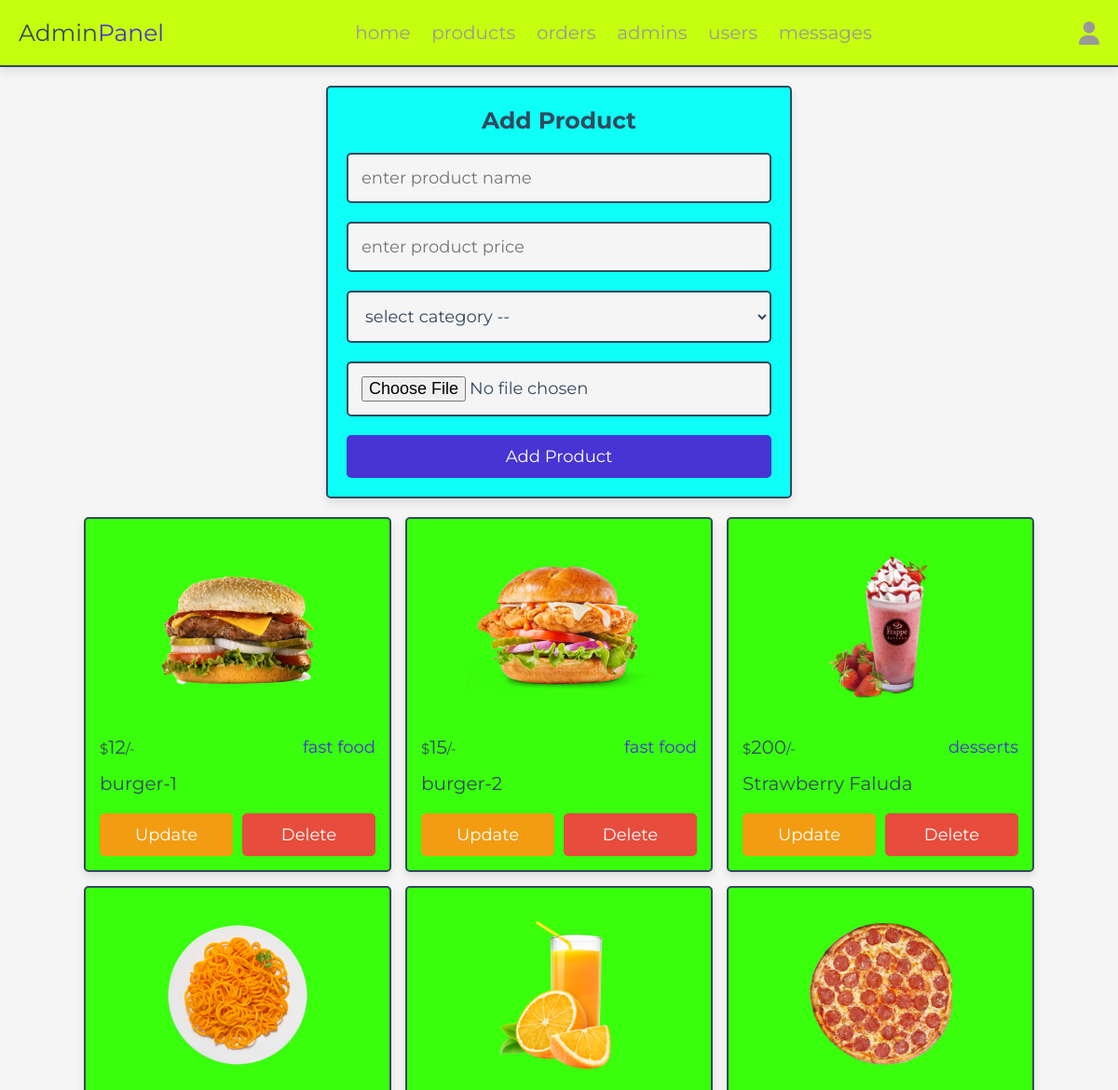
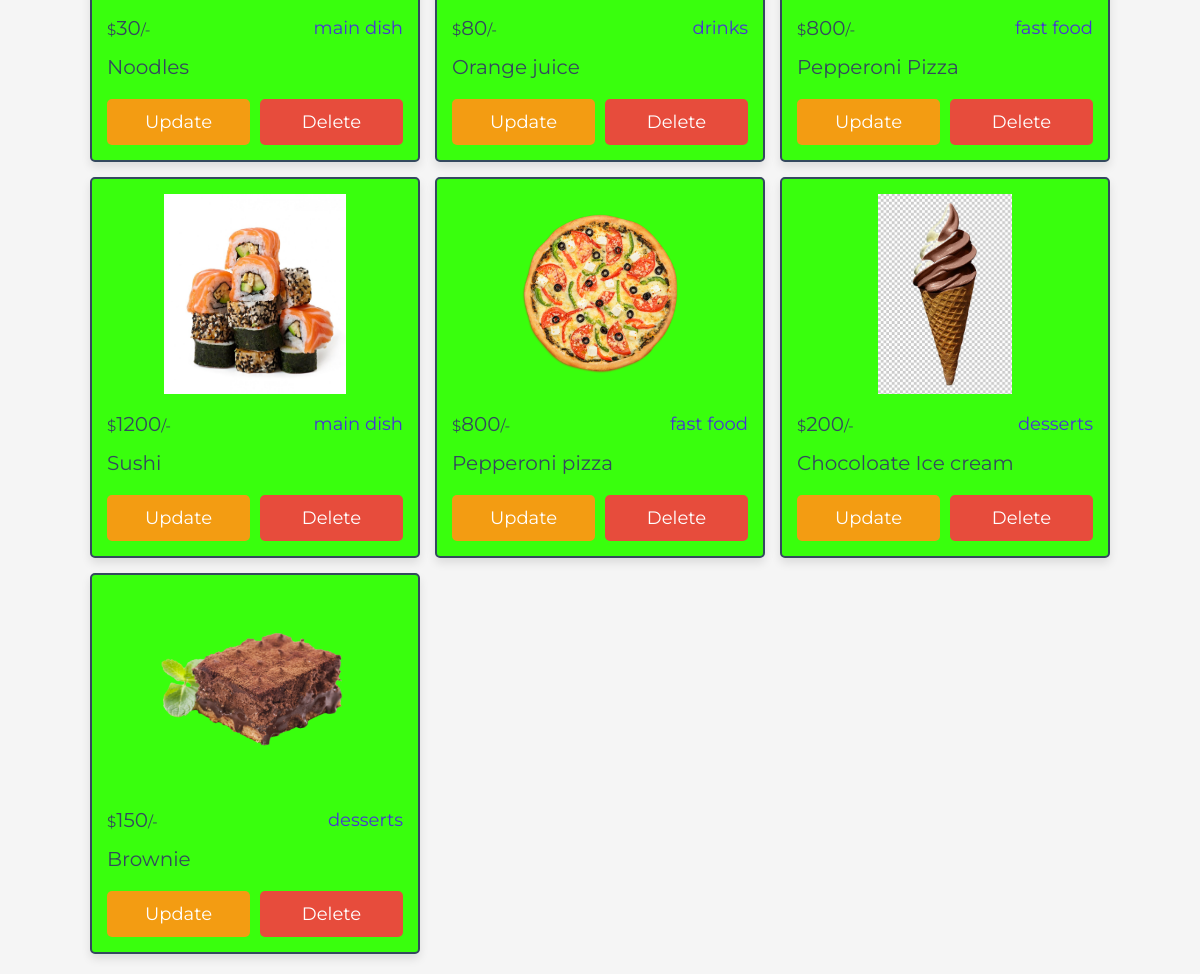
The app's page /admin/products.php (signed in) with its own data (2 pictures, top to bottom).
### tables this page shows
CREATE TABLE `products` (
  `id` int(100) NOT NULL,
  `name` varchar(100) NOT NULL,
  `category` varchar(100) NOT NULL,
  `price` int(10) NOT NULL,
  `image` varchar(100) NOT NULL
);

### admin/products.php (the view, shortened to what this page needs)
<?php
include '../components/connect.php';
?>
<!DOCTYPE html>
<html lang="en">
<head>
   <link rel="stylesheet" href="https://cdnjs.cloudflare.com/ajax/libs/font-awesome/6.1.1/css/all.min.css">
   <link rel="stylesheet" href="../css/admin_style.css">
</head>
<body>
<?php include '../components/admin_header.php' ?>
<section class="add-products" >
   <form action="" method="POST" enctype="multipart/form-data" style="background-color:#0dfff7;">
      <h3>add product</h3>
      <input type="text" required placeholder="enter product name" name="name" maxlength="100" class="box">
      <input type="number" min="0" max="9999999999" required placeholder="enter product price" name="price" onkeypress="if(this.value.length == 10) return false;" class="box">
      <select name="category" class="box" required>
         <option value="" disabled selected>select category --</option>
      </select>
      <input type="file" name="image" class="box" accept="image/jpg, image/jpeg, image/png, image/webp" required>
      <input type="submit" value="add product" name="add_product" class="btn">
   </form>
</section>
<section class="show-products" style="padding-top: 0;">
   <div class="box-container" >
   <?php
      $show_products = $conn->prepare("SELECT * FROM `products`");
      $show_products->execute();
      if($show_products->rowCount() > 0){
         while($fetch_products = $show_products->fetch(PDO::FETCH_ASSOC)){
   ?>
   <div class="box" style="background-color:#39ff0d;">
      <img src="../uploaded_img/<?= $fetch_products['image']; ?>" alt="">
      <div class="flex">
         <div class="price"><span>$</span><?= $fetch_products['price']; ?><span>/-</span></div>
         <div class="category"><?= $fetch_products['category']; ?></div>
      </div>
      <div class="name"><?= $fetch_products['name']; ?></div>
      <div class="flex-btn">
         <a href="update_product.php?update=<?= $fetch_products['id']; ?>" class="option-btn">update</a>
         <a href="products.php?delete=<?= $fetch_products['id']; ?>" class="delete-btn" onclick="return confirm('delete this product?');">delete</a>
      </div>
   </div>
   <?php
         }
      }else{
         echo '<p class="empty">no products added yet!</p>';
      }
   ?>
   </div>
</section>
</body>
</html>

### css/admin_style.css (style rules this page uses)
:root { --main-color:#4834d4; --red:#e74c3c; --orange:#f39c12; --black:#34495e; --white:#fff; --light-bg:#f5f5f5; --light-color:#999; --border:.2rem solid var(--black); --box-shadow:0 .5rem 1rem rgba(0,0,0,.1); }
* { font-family: 'Montserrat', sans-serif; margin:0; padding:0; box-sizing: border-box; text-decoration: none; outline: none; border:none; }
html { font-size: 62.5%; overflow-x: hidden; }
body { background-color: var(--light-bg); }
section { max-width: 1200px; margin:0 auto; padding:2rem; }
.btn, .delete-btn, .option-btn { display: block; margin-top: 1rem; border-radius: .5rem; cursor: pointer; width: 100%; font-size: 1.8rem; color:var(--white); padding:1.2rem 3rem; text-transform: capitalize; text-align: center; }
.btn { background-color: var(--main-color); }
.delete-btn { background-color: var(--red); }
.option-btn { background-color: var(--orange); }
.flex-btn { display: flex; gap:1rem; }
.add-products form { margin:0 auto; max-width: 50rem; background-color: var(--white); border-radius: .5rem; box-shadow: var(--box-shadow); border:var(--border); padding:2rem; text-align: center; }
.add-products form h3 { margin-bottom: 1rem; font-size: 2.5rem; color:var(--black); text-transform: capitalize; }
.add-products form .box { background-color: var(--light-bg); border:var(--border); width: 100%; padding:1.4rem; font-size: 1.8rem; color:var(--black); border-radius: .5rem; margin: 1rem 0; }
.show-products .box-container { display: grid; grid-template-columns: repeat(auto-fit, 33rem); gap:1.5rem; justify-content: center; align-items: flex-start; }
.show-products .box-container .box { background-color: var(--white); border-radius: .5rem; box-shadow: var(--box-shadow); border:var(--border); padding:1.5rem; }
.show-products .box-container .box img { width: 100%; height: 20rem; object-fit: contain; margin-bottom: 1rem; }
.show-products .box-container .box .name { font-size: 2rem; color:var(--black); padding:1rem 0; }
.show-products .box-container .box .flex { display: flex; align-items: center; gap:1rem; justify-content: space-between; }
.show-products .box-container .box .flex .category { font-size: 1.8rem; color:var(--main-color); }
.show-products .box-container .box .flex .price { font-size: 2rem; color:var(--black); margin:.5rem 0; }
.show-products .box-container .box .flex .price span { font-size: 1.5rem; }

### records on screen
products: image (picture), price "12", category "fast food", name "burger-1"
products: image (picture), price "15", category "fast food", name "burger-2"
products: image (picture), price "200", category "desserts", name "Strawberry Faluda"
products: image (picture), price "30", category "main dish", name "Noodles"
products: image (picture), price "80", category "drinks", name "Orange juice"
products: image (picture), price "800", category "fast food", name "Pepperoni Pizza"
products: image (picture), price "1200", category "main dish", name "Sushi"
products: image (picture), price "800", category "fast food", name "Pepperoni pizza"
products: image (picture), price "200", category "desserts", name "Chocoloate Ice cream"
products: image (picture), price "150", category "desserts", name "Brownie"
